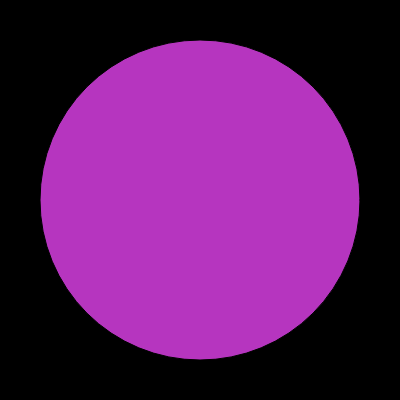
Frame 1 (no input)
Frame 60 (no input): identical to frame 1, image omitted
Frame 120 (the mouse pressed at the canvas centre since frame 60): identical to frame 1, image omitted

The p5.js sketch that drew this single still picture (run headless with seeded random() and noise() and a simulated clock; from frame 60 on, the mouse is pressed at the canvas centre):

// p5.js sketch
// ── sketch.js
let r;
let g;
let b;

function setup() {
    createCanvas(400, 400);
    r = random(255);
    g = random(255);
    b = random(255);
}

function draw() {
    background(0);
    fill(r, g, b);
    circle(width / 2, height / 2, width * 0.8);
    
    /*
    r = r + 1; // can also be written as r += 1 or r++;
    r = r % 255; // can also be written as r %= 255;
    g = g + 1; // can also be written as g += 1 or g++;
    g = g % 255; // can also be written as g %= 255;
    b = b + 1; // can also be wrtten as b += 1 or b++;
    b = b % 255; // can also be written as b %= 255;
    */
}

// ── randomColours.html
<!DOCTYPE html>
<html lang="en">
  <head>
    <meta charset="utf-8" />
    <meta name="viewport" content="width=device-width, initial-scale=1.0">

    <title>W2 Lecture 2 - randomColours</title>

    <link rel="stylesheet" type="text/css" href="./lib/main-styles.css">

    <script src="./lib/p5.js"></script>
  </head>

  <body>
    <script src="sketch.js"></script>
  </body>
</html>
